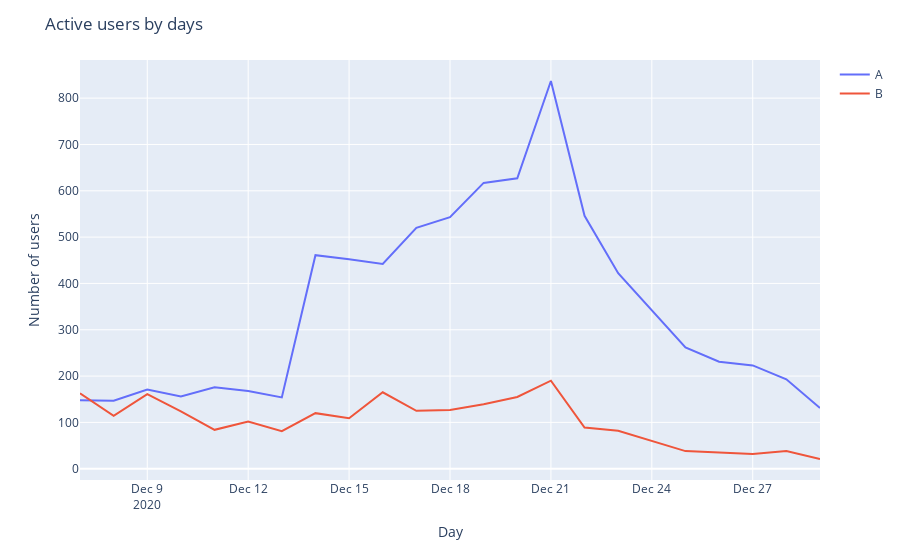

Write notebook code for a chart like this one.
### Markdown cell above
<div class="alert alert-block alert-warning">📝 <b> To do </b>

Change graph to seaborn of matplotlib. update labels and titles
</div>

### Code cell
fig = px.line(pd.pivot_table(df, 
                             index='group', 
                             columns='date', 
                             values='user_id', 
                             aggfunc='nunique').T)

fig.update_layout(title='Active users by days',
                  xaxis_title='Day',
                  yaxis_title='Number of users',
                  legend_title=None)

### Figure 1 — Plotly figure (JSON) as saved in the notebook; plotly's stock layout.template omitted (floating-point values rounded to 4 significant figures)
{"data": [{"hovertemplate": "group=A<br>date=%{x}<br>value=%{y}<extra></extra>", "legendgroup": "A", "line": {"color": "#636efa", "dash": "solid"}, "marker": {"symbol": "circle"}, "mode": "lines", "name": "A", "orientation": "v", "showlegend": true, "type": "scatter", "x": ["2020-12-07", "2020-12-08", "2020-12-09", "2020-12-10", "2020-12-11", "2020-12-12", "2020-12-13", "2020-12-14", "2020-12-15", "2020-12-16", "2020-12-17", "2020-12-18", "2020-12-19", "2020-12-20", "2020-12-21", "2020-12-22", "2020-12-23", "2020-12-24", "2020-12-25", "2020-12-26", "2020-12-27", "2020-12-28", "2020-12-29"], "xaxis": "x", "y": [148, 147, 171, 156, 176, 168, 154, 461, 452, 442, 520, 543, 617, 627, 837, 546, 422, 342, 262, 231, 223, 193, 131], "yaxis": "y"}, {"hovertemplate": "group=B<br>date=%{x}<br>value=%{y}<extra></extra>", "legendgroup": "B", "line": {"color": "#EF553B", "dash": "solid"}, "marker": {"symbol": "circle"}, "mode": "lines", "name": "B", "orientation": "v", "showlegend": true, "type": "scatter", "x": ["2020-12-07", "2020-12-08", "2020-12-09", "2020-12-10", "2020-12-11", "2020-12-12", "2020-12-13", "2020-12-14", "2020-12-15", "2020-12-16", "2020-12-17", "2020-12-18", "2020-12-19", "2020-12-20", "2020-12-21", "2020-12-22", "2020-12-23", "2020-12-24", "2020-12-25", "2020-12-26", "2020-12-27", "2020-12-28", "2020-12-29"], "xaxis": "x", "y": [163, 114, 161, 124, 84, 102, 81, 120, 109, 165, 125, 127, 139, 155, 190, 89, 82, 60, 38, 35, 32, 38, 21], "yaxis": "y"}], "layout": {"legend": {"title": {}, "tracegroupgap": 0}, "margin": {"t": 60}, "title": {"text": "Active users by days"}, "xaxis": {"anchor": "y", "domain": [0, 1], "title": {"text": "Day"}}, "yaxis": {"anchor": "x", "domain": [0, 1], "title": {"text": "Number of users"}}}}
